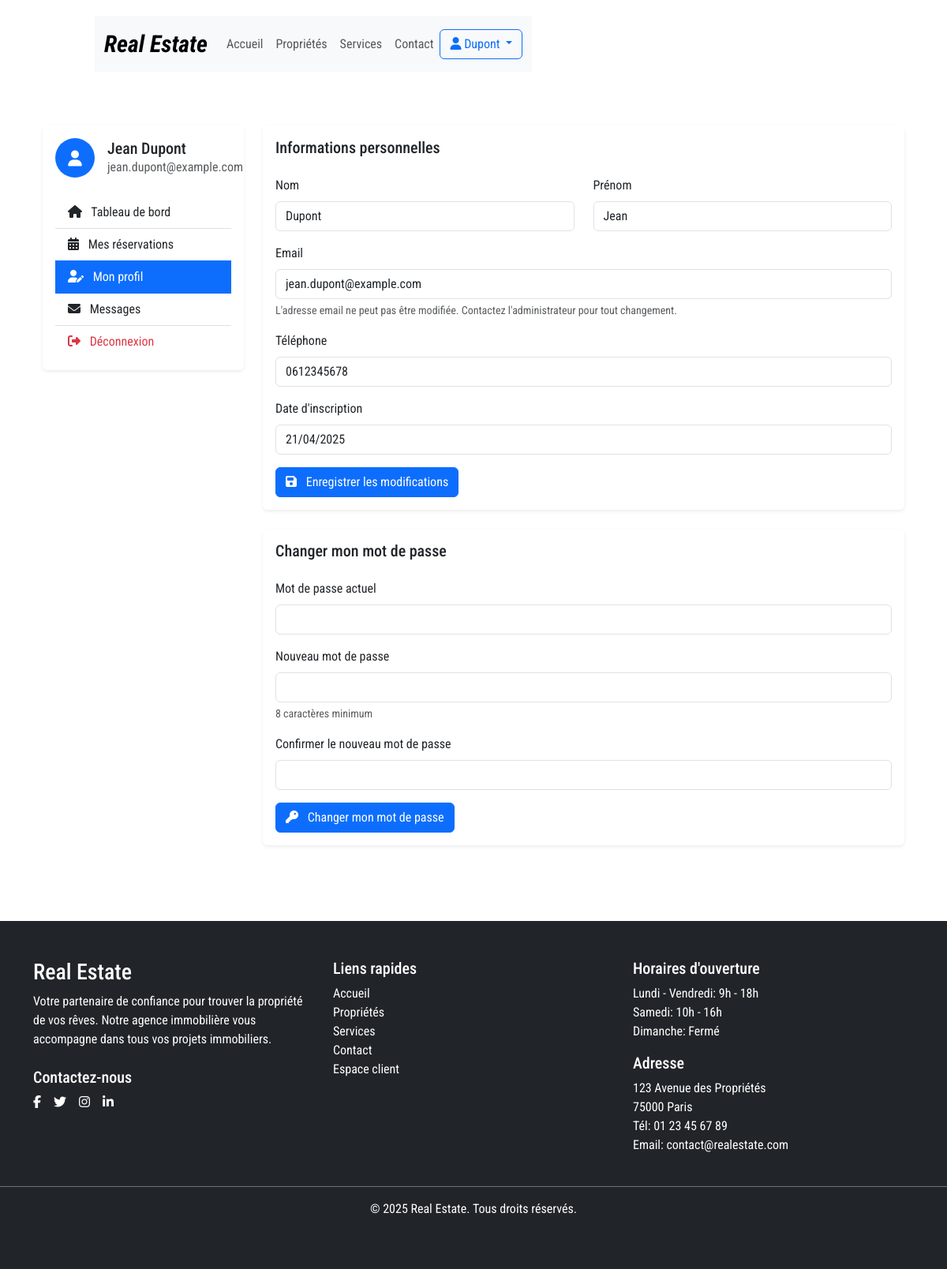
Page /client/profil.php (signed in) on the committed database.
### tables this page shows
CREATE TABLE IF NOT EXISTS users (
    id INT AUTO_INCREMENT PRIMARY KEY,
    nom VARCHAR(100) NOT NULL,
    prenom VARCHAR(100) NOT NULL,
    email VARCHAR(100) NOT NULL UNIQUE,
    password VARCHAR(255) NOT NULL,
    telephone VARCHAR(20),
    role ENUM('client', 'admin') DEFAULT 'client',
    date_inscription DATETIME DEFAULT CURRENT_TIMESTAMP,
    derniere_connexion DATETIME,
    UNIQUE (email)
);

### includes/functions.php (called while the page is built, shortened)
<?php
function getUserById($pdo, $id) {
    $sql = "SELECT * FROM users WHERE id = :id";
    $stmt = $pdo->prepare($sql);
    $stmt->bindParam(':id', $id, PDO::PARAM_INT);
    $stmt->execute();
    return $stmt->fetch();
}

### client/profil.php (the view, shortened to what this page needs)
<?php
require_once '../includes/header.php';
require_once '../includes/functions.php';
$pdo = getDbConnection();
$user = getUserById($pdo, $_SESSION['user_id']);
?>
<div class="container py-4">
    <div class="row">
        <div class="col-lg-3 mb-4">
            <div class="card border-0 shadow-sm">
                <div class="card-body">
                    <div class="d-flex align-items-center mb-4">
                        <div class="flex-shrink-0">
                            <div class="bg-primary text-white rounded-circle p-3" style="width: 50px; height: 50px; display: flex; align-items: center; justify-content: center;">
                                <i class="fas fa-user fa-lg"></i>
                            </div>
                        </div>
                        <div class="flex-grow-1 ms-3">
                            <h5 class="mb-0"><?php echo htmlspecialchars($_SESSION['user_prenom'] . ' ' . $_SESSION['user_nom']); ?></h5>
                            <p class="text-muted mb-0"><?php echo htmlspecialchars($_SESSION['user_email']); ?></p>
                        </div>
                    </div>
                    <div class="list-group list-group-flush">
                        <a href="dashboard.php" class="list-group-item list-group-item-action">
                            <i class="fas fa-home me-2"></i> Tableau de bord
                        </a>
                        <a href="reservations.php" class="list-group-item list-group-item-action">
                            <i class="fas fa-calendar-alt me-2"></i> Mes réservations
                        </a>
                        <a href="profil.php" class="list-group-item list-group-item-action active">
                            <i class="fas fa-user-edit me-2"></i> Mon profil
                        </a>
                        <a href="messages.php" class="list-group-item list-group-item-action">
                            <i class="fas fa-envelope me-2"></i> Messages
                        </a>
                        <a href="../logout.php" class="list-group-item list-group-item-action text-danger">
                            <i class="fas fa-sign-out-alt me-2"></i> Déconnexion
                        </a>
                    </div>
                </div>
            </div>
        </div>
        <div class="col-lg-9">
            <div class="card border-0 shadow-sm mb-4">
                <div class="card-body">
                    <h5 class="card-title mb-4">Informations personnelles</h5>
                    <form action="profil.php" method="post">
                        <div class="row mb-3">
                            <div class="col-md-6">
                                <label for="nom" class="form-label">Nom</label>
                                <input type="text" class="form-control" id="nom" name="nom" value="<?php echo htmlspecialchars($user['nom']); ?>" required>
                            </div>
                            <div class="col-md-6">
                                <label for="prenom" class="form-label">Prénom</label>
                                <input type="text" class="form-control" id="prenom" name="prenom" value="<?php echo htmlspecialchars($user['prenom']); ?>" required>
                            </div>
                        </div>
                        <div class="mb-3">
                            <label for="email" class="form-label">Email</label>
                            <input type="email" class="form-control" id="email" value="<?php echo htmlspecialchars($user['email']); ?>" readonly>
                            <div class="form-text">L'adresse email ne peut pas être modifiée. Contactez l'administrateur pour tout changement.</div>
                        </div>
                        <div class="mb-3">
                            <label for="telephone" class="form-label">Téléphone</label>
                            <input type="tel" class="form-control" id="telephone" name="telephone" value="<?php echo htmlspecialchars($user['telephone']); ?>">
                        </div>
                        <div class="mb-3">
                            <label for="date_inscription" class="form-label">Date d'inscription</label>
                            <input type="text" class="form-control" id="date_inscription" value="<?php echo (new DateTime($user['date_inscription']))->format('d/m/Y'); ?>" readonly>
                        </div>
                        <button type="submit" name="update_profile" class="btn btn-primary">
                            <i class="fas fa-save me-2"></i> Enregistrer les modifications
                        </button>
                    </form>
                </div>
            </div>
            <div class="card border-0 shadow-sm">
                <div class="card-body">
                    <h5 class="card-title mb-4">Changer mon mot de passe</h5>
                    <form action="profil.php" method="post">
                        <div class="mb-3">
                            <label for="current_password" class="form-label">Mot de passe actuel</label>
                            <input type="password" class="form-control" id="current_password" name="current_password" required>
                        </div>
                        <div class="mb-3">
                            <label for="new_password" class="form-label">Nouveau mot de passe</label>
                            <input type="password" class="form-control" id="new_password" name="new_password" required>
                            <div class="form-text">8 caractères minimum</div>
                        </div>
                        <div class="mb-3">
                            <label for="confirm_password" class="form-label">Confirmer le nouveau mot de passe</label>
                            <input type="password" class="form-control" id="confirm_password" name="confirm_password" required>
                        </div>
                        <button type="submit" name="change_password" class="btn btn-primary">
                            <i class="fas fa-key me-2"></i> Changer mon mot de passe
                        </button>
                    </form>
                </div>
            </div>
        </div>
    </div>
</div>
<?php require_once '../includes/footer.php'; ?>

### style.css (style rules this page uses)
* { margin: 0; padding: 0; box-sizing: border-box; font-family: 'Roboto Condensed', sans-serif; }
body { transition: 0.5s; }
a { text-decoration: 0; }

### rows in the picture
users: nom "Dupont", prenom "Jean", email "jean.dupont@example.com", telephone "0612345678", date_inscription "21/04/2025"

### other values in the picture
$_SESSION['user_nom'] "Dupont"
$_SESSION['user_prenom'] . ' ' . $_SESSION['user_nom'] "Jean Dupont"
$_SESSION['user_email'] "jean.dupont@example.com"
